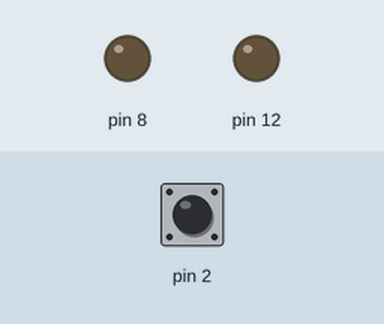
A sketch run on a simulated Arduino Uno, built with avr-gcc and run on an emulated ATmega328P. On the bench: output pins drawn as LEDs (lit = HIGH). Inputs (shaded band) come from the test bench; at power-on: pin 2 HIGH.

Above: at 1.2 s.
1.3 s: pin 2 pulled LOW for 0.15 s
At 2.3 s:
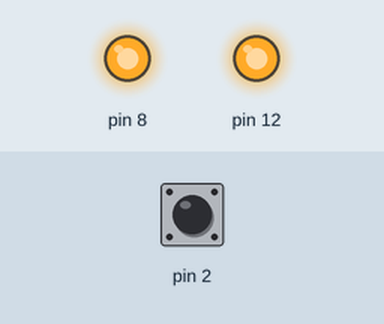
2.9 s: pin 2 pulled LOW for 1 s
At 3.5 s:
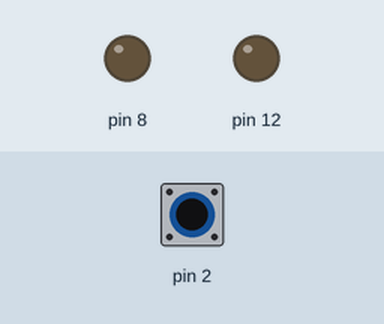
5.4 s: pin 2 pulled LOW for 3.2 s
At 6.6 s:
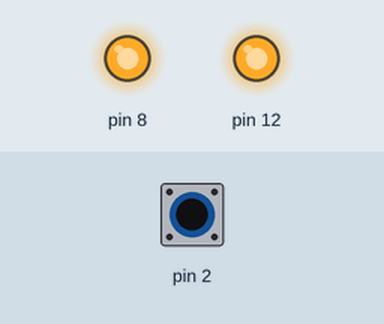
Timing chart, 0 to 8.4 s (numbered marks = the images above; inputs shaded):
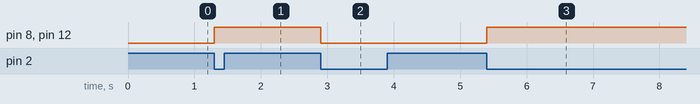

Measured:
- after the input at 1.3 s, pin 8, pin 12: LOW → HIGH at once
- after the input at 2.9 s, pin 8, pin 12: HIGH → LOW at once
- after the input at 5.4 s, pin 8, pin 12: LOW → HIGH at once

The sketch:

button_toggle7.ino
```cpp
int ledState = LOW;
int lastButton = HIGH; //State

void setup() {
  pinMode(2 ,INPUT_PULLUP);
  pinMode(12 , OUTPUT);
  pinMode(8 , OUTPUT);
}

void loop() {
  int ButtonCurentState = digitalRead(2);

  if(lastButton == HIGH && ButtonCurentState == LOW){
    ledState = !ledState;
  }


  digitalWrite(12 , ledState);
  digitalWrite(8 , ledState);
  lastButton = ButtonCurentState;
}
```
